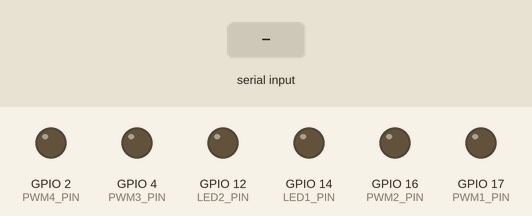
Recording of a sketch running on a simulated ESP32. Parts: output pins drawn as LEDs (lit = HIGH). Inputs (shaded band) come from the test bench. WiFi joins after 1.5 s; servers stay silent unless stated; nothing arrives over Bluetooth unless stated; what the sketch prints to the serial monitor is not drawn.

Above: at 2.7 s.
2.8 s: "f" received over the second serial link
At 3.2 s:
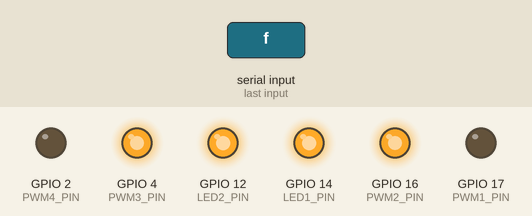
4.8 s: "b" received over the second serial link
At 5.2 s:
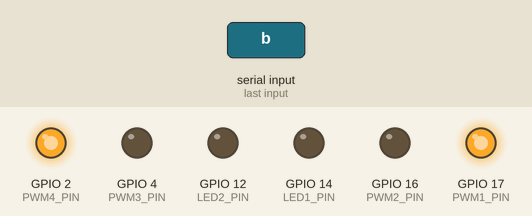
6.8 s: "l" received over the second serial link
At 6.95 s:
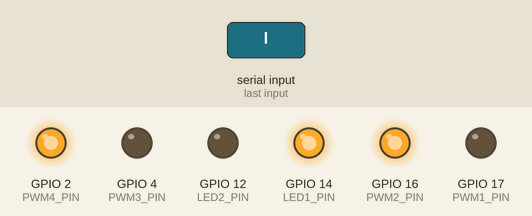
8.6 s: "r" received over the second serial link
At 8.75 s:
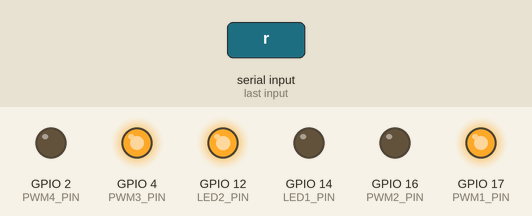
Timing chart, 0 to 11.4 s (numbered marks = the images above; inputs shaded):
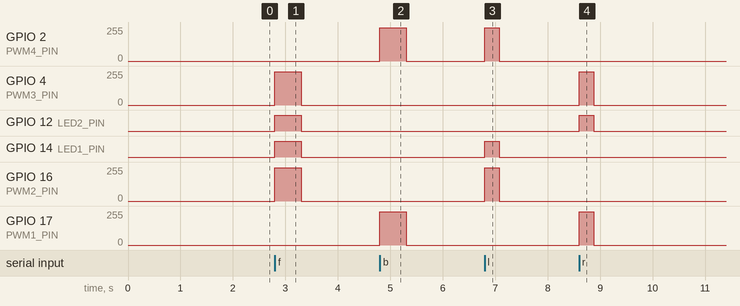

Measured:
- after the input at 2.8 s, GPIO 4 (PWM3_PIN), GPIO 16 (PWM2_PIN): 0/255 → 249/255 at once, → 0/255 0.50 s later; GPIO 12 (LED2_PIN), GPIO 14 (LED1_PIN): LOW → HIGH at once, → LOW 0.50 s later
- after the input at 4.8 s, GPIO 2 (PWM4_PIN), GPIO 17 (PWM1_PIN): 0/255 → 249/255 at once, → 0/255 0.50 s later
- after the input at 6.8 s, GPIO 2 (PWM4_PIN), GPIO 16 (PWM2_PIN): 0/255 → 249/255 at once, → 0/255 0.28 s later; GPIO 14 (LED1_PIN): LOW → HIGH at once, → LOW 0.28 s later
- after the input at 8.6 s, GPIO 4 (PWM3_PIN), GPIO 17 (PWM1_PIN): 0/255 → 249/255 at once, → 0/255 0.28 s later; GPIO 12 (LED2_PIN): LOW → HIGH at once, → LOW 0.28 s later

The sketch:

LLBot_INSECURE.ino
```cpp
#include <WiFi.h>
#include <ESPmDNS.h>
#include <WiFiUdp.h>
#include <ArduinoOTA.h>
#include "BluetoothSerial.h"

#if !defined(CONFIG_BT_ENABLED) || !defined(CONFIG_BLUEDROID_ENABLED)
#error Bluetooth is not enabled! Please run `make menuconfig` to and enable it
#endif

const char* ssid = "<Your Wifi Network SSID>";
const char* password = "<Your Wifi Netowrk Key>";

BluetoothSerial SerialBT;

const int flash_delay = 500;
int last_time = 0;

#define LED1_PIN 14
#define LED2_PIN 12

#define PWM1_PIN 17
#define PWM2_PIN 16
#define PWM3_PIN 4
#define PWM4_PIN 2

void setup() {
  Serial.begin(115200);
  Serial.println("Booting");

  ///////////////////////////////////////////// OTA Programming Setup /////////////////////////////////////////////

  WiFi.mode(WIFI_STA);
  WiFi.begin(ssid, password);
  while (WiFi.waitForConnectResult() != WL_CONNECTED) {
    Serial.println("Connection Failed! Rebooting...");
    delay(5000);
    ESP.restart();
  }

  // Port defaults to 3232
  // ArduinoOTA.setPort(3232);

  // Hostname defaults to esp3232-[MAC]
  // ArduinoOTA.setHostname("myesp32");

  // No authentication by default
  // ArduinoOTA.setPassword("admin");

  // Password can be set with it's md5 value as well
  // MD5(admin) = 21232f297a57a5a743894a0e4a801fc3
  // ArduinoOTA.setPasswordHash("21232f297a57a5a743894a0e4a801fc3");

  ArduinoOTA
    .onStart([]() {
      String type;
      if (ArduinoOTA.getCommand() == U_FLASH)
        type = "sketch";
      else // U_SPIFFS
        type = "filesystem";

      // NOTE: if updating SPIFFS this would be the place to unmount SPIFFS using SPIFFS.end()
      Serial.println("Start updating " + type);
    })
    .onEnd([]() {
      Serial.println("\nEnd");
    })
    .onProgress([](unsigned int progress, unsigned int total) {
      Serial.printf("Progress: %u%%\r", (progress / (total / 100)));
    })
    .onError([](ota_error_t error) {
      Serial.printf("Error[%u]: ", error);
      if (error == OTA_AUTH_ERROR) Serial.println("Auth Failed");
      else if (error == OTA_BEGIN_ERROR) Serial.println("Begin Failed");
      else if (error == OTA_CONNECT_ERROR) Serial.println("Connect Failed");
      else if (error == OTA_RECEIVE_ERROR) Serial.println("Receive Failed");
      else if (error == OTA_END_ERROR) Serial.println("End Failed");
    });

  ArduinoOTA.begin();

  Serial.println("Ready");
  Serial.print("IP address: ");
  Serial.println(WiFi.localIP());


  /////////////////////////////////////// Bluetooth Setup /////////////////////////////////////////
  SerialBT.begin("Lobot"); //Bluetooth device name
  Serial.println("Bluetooth serial started");


  //////////////////////////////////////// Lobot Setup ////////////////////////////////////////////

  pinMode(14,OUTPUT);
  pinMode(12,OUTPUT);

  ledcSetup(0, 2000, 8);
  ledcAttachPin(PWM1_PIN,0);

  ledcSetup(1, 2000, 8);
  ledcAttachPin(PWM2_PIN,1);

  ledcSetup(2, 2000, 8);
  ledcAttachPin(PWM3_PIN,2);

  ledcSetup(3, 2000, 8);
  ledcAttachPin(PWM4_PIN,3);

  //////////////////////////////// Timer Setup ////////////////////////////////////
  last_time = millis();
}

void loop()
{
  char BTCommand = 0;

  ArduinoOTA.handle();

/*
 if ((millis() > (last_time + flash_delay)) && (millis() < (last_time + flash_delay *2)))
 {
      digitalWrite(LED1_PIN,HIGH);
      digitalWrite(LED2_PIN,LOW);
 }
 else if (millis() > (last_time + flash_delay * 2))
 {
      digitalWrite(LED1_PIN,LOW);
      digitalWrite(LED2_PIN,HIGH);

      last_time = millis();
 }
 */

  if(SerialBT.available() > 0)
  {
    BTCommand = SerialBT.read();

    switch(BTCommand)
    {
      case 'f':
        DriveForward(250);
        delay(500);
        break;
      case 'b':
        DriveBackward(250);
        delay(500);
        break;
      case 'l':
        DriveLeft(250);
        delay(280);
        break;
      case 'r':
        DriveRight(250);
        delay(280);
        break;
      default:
        DriveStop();
        break;
    }
  }
  else
  {
    DriveStop();
  }


  /*
  DriveForward(250);
  delay(1000);
  DriveBackward(250);
  delay(1000);
  DriveLeft(250);
  delay(1000);
  DriveRight(250);
  delay(1000);
  */
}

void DriveStop(void)
{
  Serial.println("Stop");

  digitalWrite(LED1_PIN,LOW);
  digitalWrite(LED2_PIN,LOW);

  ledcWrite(0, 0);
  ledcWrite(1, 0);
  ledcWrite(2, 0);
  ledcWrite(3, 0);
}

void DriveForward(uint16_t duty)
{
  Serial.print("Forward ");
  Serial.println(duty);

  digitalWrite(LED1_PIN,HIGH);
  digitalWrite(LED2_PIN,HIGH);

  ledcWrite(0, 0);
  ledcWrite(1, duty);
  ledcWrite(2, duty);
  ledcWrite(3, 0);
}

void DriveBackward(uint16_t duty)
{
  Serial.print("Reverse ");
  Serial.println(duty);

  digitalWrite(LED1_PIN,LOW);
  digitalWrite(LED2_PIN,LOW);

  ledcWrite(0, duty);
  ledcWrite(1, 0);
  ledcWrite(2, 0);
  ledcWrite(3, duty);
}

void DriveLeft(uint16_t duty)
{
  Serial.print("Left ");
  Serial.println(duty);

  digitalWrite(LED1_PIN,HIGH);
  digitalWrite(LED2_PIN,LOW);

  ledcWrite(0, 0);
  ledcWrite(1, duty);
  ledcWrite(2, 0);
  ledcWrite(3, duty);
}

void DriveRight(uint16_t duty)
{
  Serial.print("Right ");
  Serial.println(duty);

  digitalWrite(LED1_PIN,LOW);
  digitalWrite(LED2_PIN,HIGH);

  ledcWrite(0, duty);
  ledcWrite(1, 0);
  ledcWrite(2, duty);
  ledcWrite(3, 0);
}
```
